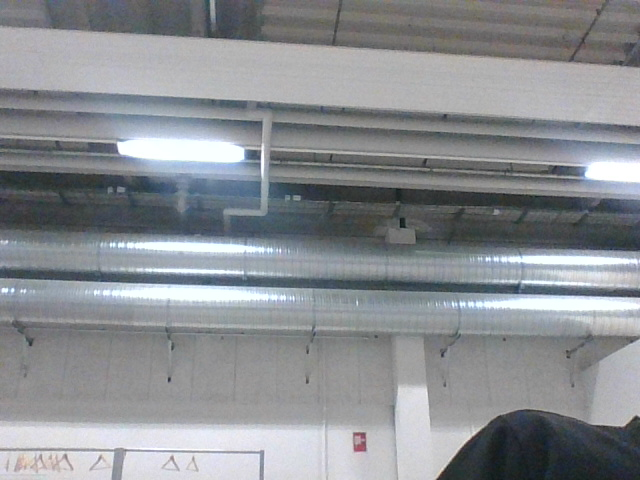
#> input picture A/Vision/image_0.png, 640 x 480 px
$ python -i custommodule.py   (imports and definitions only)
#> lines starting #> are read from the running program, lines starting #| are printed output that depends on the picture; after the words box and inside, x2 and y2 are one past the last pixel; in counts of white or black regions, pixels touching at a corner belong together
#> further down, picture is the input picture: shape (480, 640, 3); mean B, G, R 145.7, 141.7, 138.4
import cv2 as cv
import numpy as np

# getContours funktionen
def getContours(img, cThr=[100, 175], showCanny=False, cannyResize=False, minArea = 1000, filter=0, draw = False):
#> called with showCanny = False, cannyResize = False, minArea = 1000, filter = 0, draw = False
    imgGray = cv.cvtColor(img, cv.COLOR_BGR2GRAY) # Inputbilledet laves til grayscale
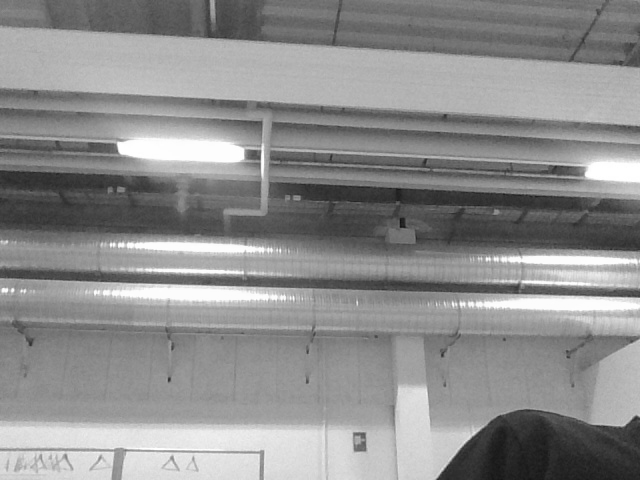
#> imgGray: shape (480, 640); min 18, max 255, mean 141.2
    imgBlur = cv.GaussianBlur(imgGray, (5, 5), 1) # Billedet blurres for at fjerne støj - Det grå billede bruges # kernelstørrelsen er 5*5 # sigmaX er en afvigelse på x-aksen så matrixen starter én pixel inde på x-aksen, ellers er det måske talrækken i matrixen som bliver 1?? # sigmaY er standard samme som sigmaX
    imgCanny_Original = cv.Canny(imgBlur, cThr[0], cThr[1]) # Kanterne detekteres - Tager blurred billede som input - Threshold er standard [100,100], men kan ændres af brugeren # Threshold er hvor stor en forskel der skal være på to pixels før den skal reagere på det som en kant.
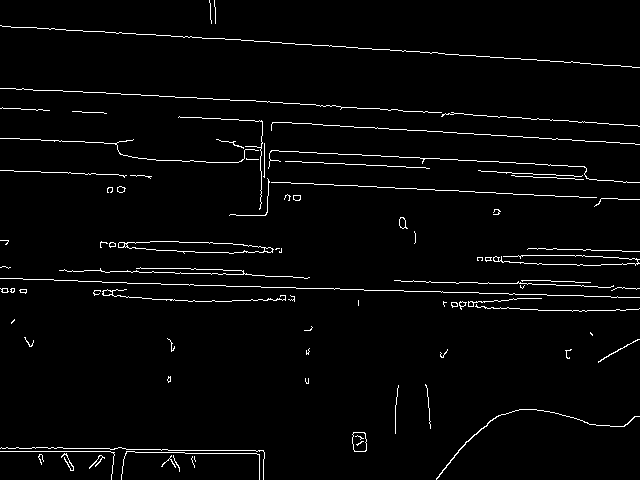
#> imgCanny_Original: shape (480, 640); 2.7% white in thin lines or dots
    imgCanny_Resized = cv.resize(imgCanny_Original.copy(),(0, 0), None, 0.4, 0.4) # Billedet skaleres ned så hele billedet kan ses - Input er canny billedet -
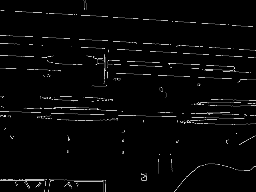
#> imgCanny_Resized: shape (192, 256); min 0, max 255, mean 6.8
    kernel = np.ones((5,5)) # Laver en matrix med 5*5 rækker af 1-taller - bruges i dilate
    imgDial = cv.dilate(imgCanny_Original, kernel, iterations=3) # Kanterne forstørres i forhold til den mørke baggrund
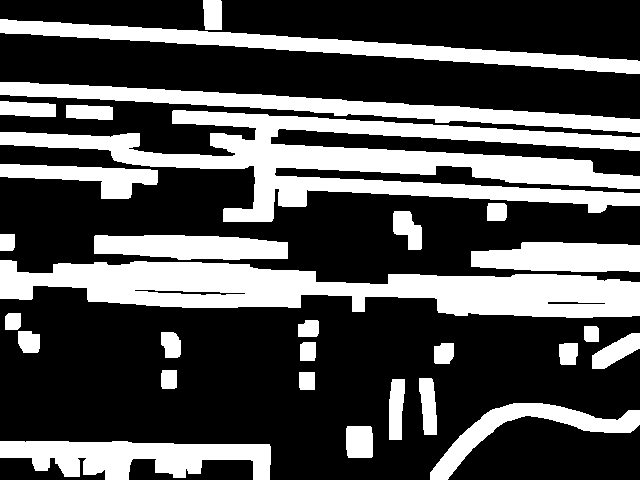
#> imgDial: shape (480, 640); 32% white; 29 white regions, largest, box (x1, y1, x2, y2) and area: (0, 110, 640, 222) 26953, (0, 260, 640, 318) 21576, (0, 82, 640, 133) 8934
    imgThres = cv.erode(imgDial, kernel, iterations=2) # Kanterne formindskes igen
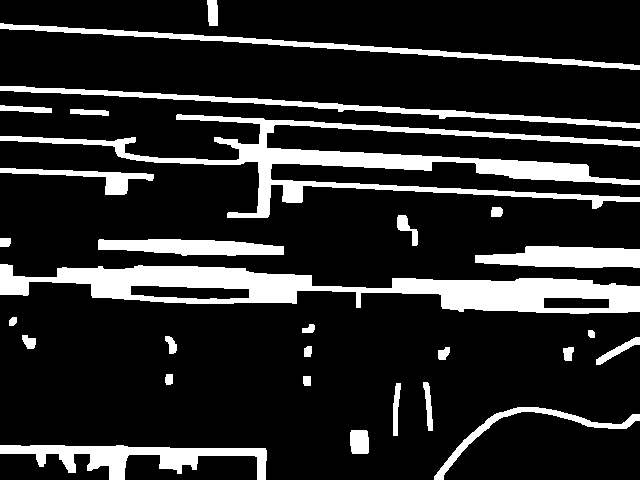
#> imgThres: shape (480, 640); 16% white; 29 white regions

    if showCanny: cv.imshow('Canny', imgCanny_Original)
    if cannyResize: cv.imshow('Resized Canny', imgThres)

    contours, hierarchy = cv.findContours(imgThres,cv.RETR_EXTERNAL,cv.CHAIN_APPROX_SIMPLE) # Konturerne findes - RETR_EXTERNAL finder de ydre kanter - De fundne konturer gemmes i contours
#> contours = 29 contours; largest, box (x1, y1, x2, y2) and area: (0, 264, 640, 314) 15216, (0, 114, 640, 218) 11263, (0, 445, 267, 480) 3610, (0, 86, 640, 129) 2835, (0, 23, 640, 70) 2768

    finalContours = [] # En tom liste hvor de færdige og ønskede konturer gemmes
    for i in contours: # Der loopes gennem konturerne i contours for at finde og tegne dem
        area = cv.contourArea(i) # contourArea finder arealet i konturerne "i"


        if area > minArea: # Hvis arealet er større end minArea som standard er 1000 fortsætter processeringen af konturen
            epsilon = cv.arcLength(i,True) # arcLength finder længden på konturen - (selve længden på konturlinjen i pixels) - True betyder at det kun skal være lukkede konturer
            approx = cv.approxPolyDP(i,0.02*epsilon,True) # approxPolyDP tilretter konturlinjen og finder hjørnepunkter - 0.02 er procent ## Skal måske rodes lidt med ##
            # print("Approx", approx)
            bbox = cv.boundingRect(approx) # Der tegnes firkanter om de detekterede konturer

            if filter > 0: # filter er standard 0 - Kan ændres hvis
                if len(approx) == filter:
                    finalContours.append([len(approx),area,approx,bbox,i]) # De ønskede værdier gemmes i listen - [Længden på den tilrettede kontur, arealet i konturen, punkterne i den tilrettede kontur, kontur[i]]
            else:
                finalContours.append([len(approx),area,approx,bbox,i])
#> this loop made 29 passes
#> (area, epsilon, approx, bbox) on passes 17, 18, 19, 24, 27, 28: (15216, 1487.8, [[0, 264], [0, 294], [639, 311]], (0, 264, 640, 48)), (2629, 363.8, [[475, 255], [484, 263], [639, 267], [639, 249]], (475, 249, 165, 19)), (2138.5, 394.9, [[98, 240], [98, 249], [283, 254], [234, 241]], (98, 240, 186, 15)), (11263, 3412.3, [[0, 136], [639, 201]], (0, 136, 640, 66)), (2835, 1324.3, [[0, 86], [639, 128]], (0, 86, 640, 43)), (2768.5, 1321.4, [[0, 23], [639, 69]], (0, 23, 640, 47))
#> (area, epsilon, bbox) on passes 1, 3, 23: (3610, 755.5, (0, 445, 266, 35)), (1278, 508.4, (434, 412, 206, 68)), (1049, 353.5, (0, 168, 154, 27))
#> after the loop, finalContours = 9 items

    finalContours = sorted(finalContours,key= lambda x:x[1], reverse=True) # Den største kontur i finalContours findes - (listen, key = Hvad der skal sorteres efter - Lambda bruges til at pege på "area" i listen, Reversed = Sorterer fra størst til mindst)

    print("FinalContours", finalContours)
#> (printed output is left out)

    if draw:
        for con in finalContours:
            cv.drawContours(img,con[4],-1,(0,0,255),7) # Konturerne tegnes på billedet - (billedet, plads nr. 4 i finalContours, farve på konturlinjen, tykkelse på linjen)
            print("Con4",con[4])
    return img, finalContours

def reorder(myPoints):
    # print("myPoints", myPoints.shape)  # Printer: (4,1,2), Det betyder at der er 4 hjørnepunkter som hver har 2 værdier(x,y) - tallet 1 skal ikke bruges til noget og bliver fjernet
    myPointsNew = np.zeros_like(myPoints) # Der laves et array af nuller som matcher myPoints
    myPoints = myPoints.reshape((4,2)) # myPoints laves om til en shape (Tror det er en tuple??) med 4 kolonner og 2 rækker
    # print("myPoints", myPoints)
    add = myPoints.sum(1) # Hver x-y punkt som gemmes i mypoints, lægges sammen
    # print("Add", add)
    # myPointsNew sætter hjørnepunkterne på A4 arket i rigtig rækkefølge
    myPointsNew[0] = myPoints[np.argmin(add)] # Plads 0 i den nye liste af punkter får den mindste sum fra add som bliver 0,0.
    myPointsNew[3] = myPoints[np.argmax(add)] # Plads 3 i den nye liste af punkter får den højeste sum fra add som bliver w,h
    diff = np.diff(myPoints, axis=1) # diff finder differencen mellem punkterne i listen
    # print("Diff",diff)
    myPointsNew[1] = myPoints[np.argmin(diff)] # Plads 1 i den nye liste af punkter bliver w,0
    myPointsNew[2] = myPoints[np.argmax(diff)] # Plads 2 i den nye liste af punkter bliver 0,h

    return myPointsNew # De nye punkter returneres

def warpImg(img, points, w, h, pad = 30): # Ændre pad for at fjerne overflødige kanter på billedet som forstyrrer beregningen af målene
    points = reorder(points)
    pts1 = np.float32(points) # points gemmes i pts1 som float
    pts2 = np.float32([[0,0],[w,0],[0,h],[w,h]]) # De strukturede positioner til de nye points
    matrix = cv.getPerspectiveTransform(pts1,pts2) # Der laves en matrix af punkterne
    imgWarp = cv.warpPerspective(img, matrix, (w,h)) # warpPerspective laver et nyt "billede" som har A4-arkets hjørner som grænserne (Billedet indeholder kun A4-arket)
    imgWarp = imgWarp[pad:imgWarp.shape[0]-pad, pad:imgWarp.shape[1]-pad] # Fjerner kanterne på billedet som ikke er en del af arbejdsområdet

    return imgWarp

def findDis(pts1, pts2): # pts1 er x1,y1 og pts2 er x2,y2
    return ((pts2[0]-pts1[0])**2 + (pts2[1]-pts1[1])**2)**0.5 # Pythagoras bruges til at beregne hypotenusen(den ønskede længde) # x2-x1^2 + y2-y2^2 / 0.5 finder hypotenusen

>>> import cv2
>>> picture = cv2.imread('image_0.png')
>>> result = getContours(picture)

$ run again, on A/Vision/img.png
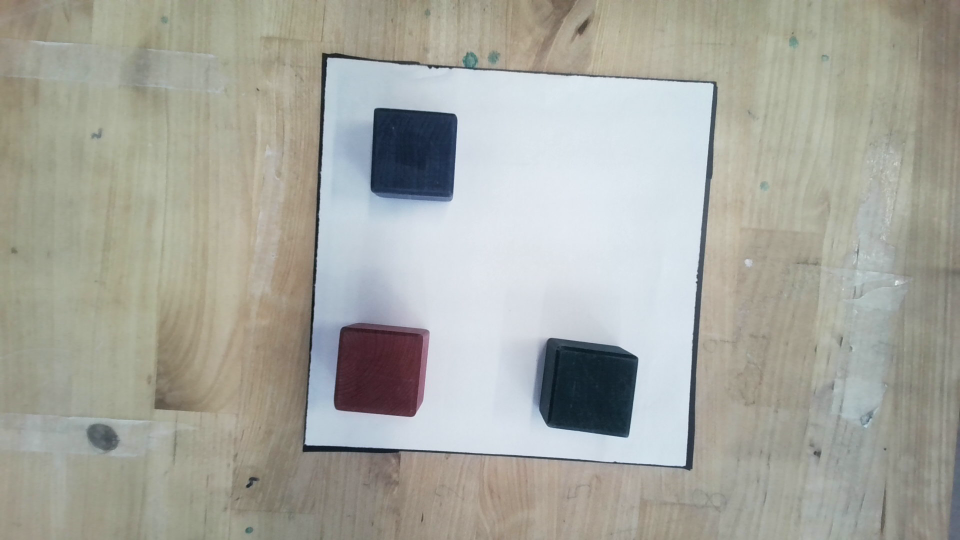
#> input picture A/Vision/img.png, 1920 x 1080 px (shown at 1/2 size)
#> picture is the input picture: shape (1080, 1920, 3); mean B, G, R 159.4, 167.3, 166.5
#> in getContours, `imgCanny_Original = cv.Canny(imgBlur, cThr[0], cThr[1])`:
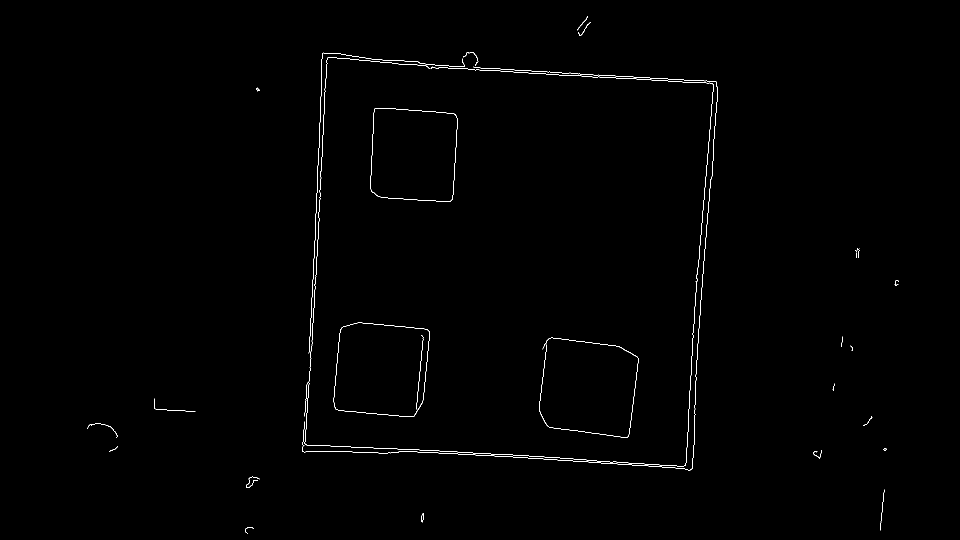
#> imgCanny_Original: shape (1080, 1920) (shown at 1/2 size); 0.45% white in thin lines or dots, all inside (x1, y1, x2, y2) = (174, 33, 1798, 1067)
#> imgDial: shape (1080, 1920); 5.2% white; 21 white regions, largest, box (x1, y1, x2, y2) and area: (599, 98, 1442, 948) 64842, (661, 639, 866, 840) 11554, (1072, 669, 1283, 882) 10398
#> in getContours, `imgThres = cv.erode(imgDial, kernel, iterations=2)`:
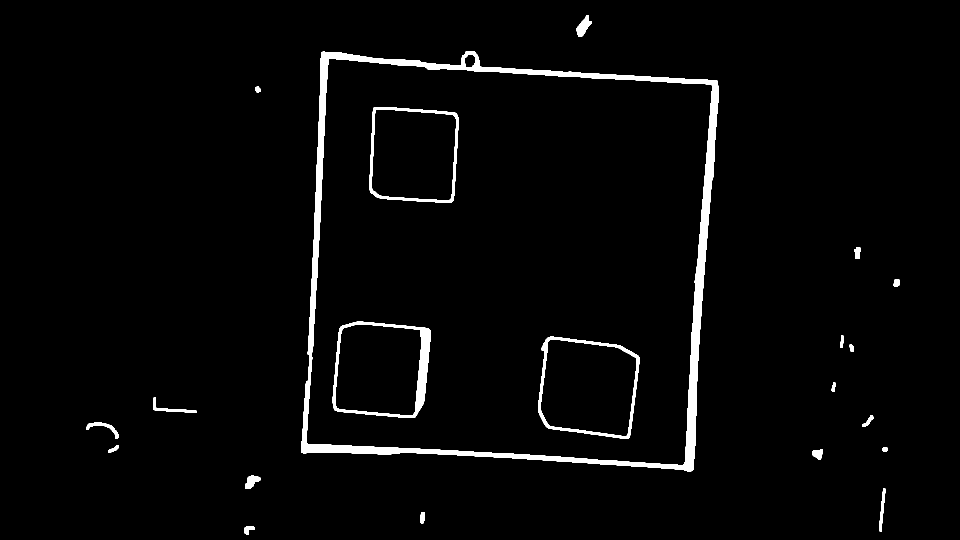
#> imgThres: shape (1080, 1920) (shown at 1/2 size); 2.7% white; 21 white regions
#> contours = 18 contours; largest, box (x1, y1, x2, y2) and area: (603, 102, 1438, 944) 615596, (1153, 31, 1183, 74) 631, (306, 795, 393, 826) 456, (490, 951, 521, 978) 455, (172, 845, 238, 878) 450
#> the loop in getContours, `for i in contours:` made 18 passes
#> (area, epsilon, approx, bbox) on pass 17: (615596.5, 3293, [[642, 104], [603, 905], [1385, 940], [1434, 161]], (603, 104, 832, 837))
#> after the loop in getContours, `for i in contours:`: finalContours = 1 item
#> (printed output is left out)
